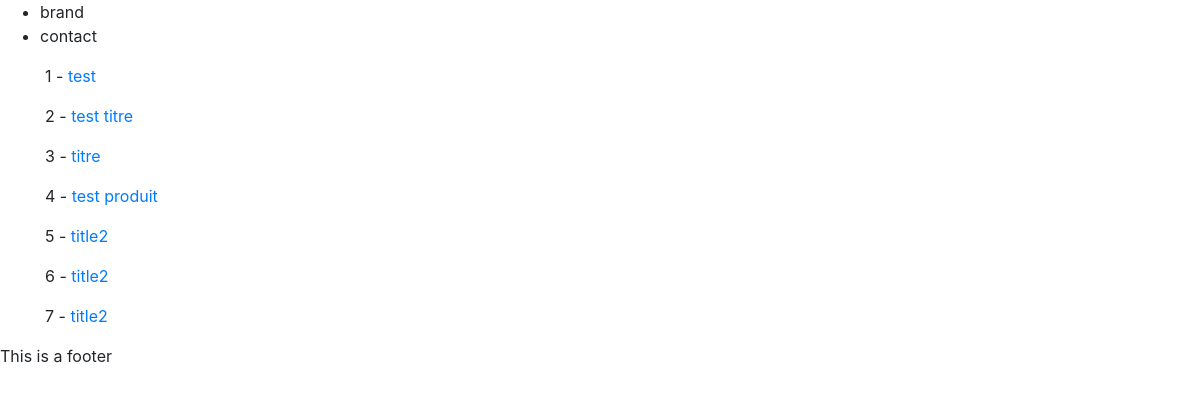
Before: /products/ with the older database file.
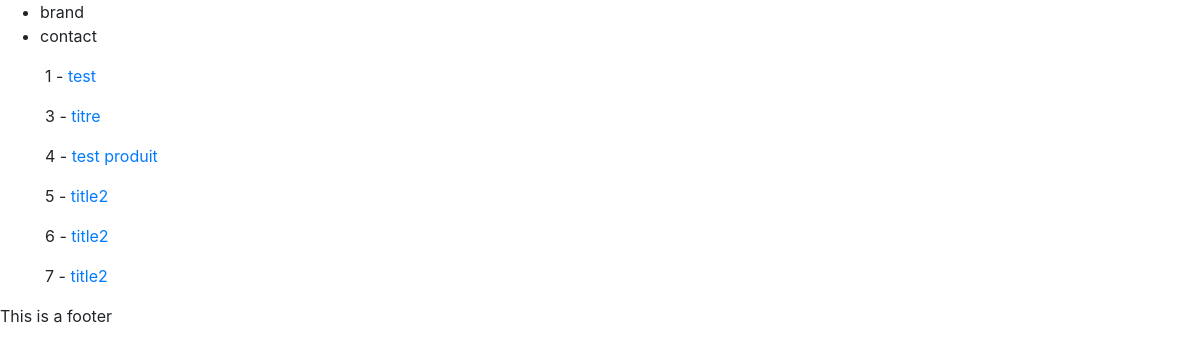
After: the same page with the newer database file.
### products/models.py (models this page shows)
class Product(models.Model):
    title       = models.CharField(max_length=120)
    description = models.TextField(blank=True, null=True)
    price       = models.DecimalField(decimal_places=2, max_digits=10000)
    summary     = models.TextField(blank=False, null=False) #blank=False --> required
    featured    = models.BooleanField(default=False)
    def get_absolute_url(self):
        return reverse("products:product_detail", kwargs={"id": self.id})

### products/views.py (the view)
# urls.py: path('', product_list_view, name='product_list'),
def product_list_view(request):
    queryset = Product.objects.all() #list of objects
    context = {
        "object_list": queryset
    }
    return render(request, "products/product_list.html", context)

### products/templates/products/product_list.html
{% extends 'base.html'%}
{% block content %}
{% for instance in object_list %}
  <p>{{instance.id}} - <a href="{{ instance.get_absolute_url }}">{{ instance.title }}</a></p>
{% endfor %}
{% endblock %}

Changed rows visible on the page:
removed Product: id "2", title "test titre"
